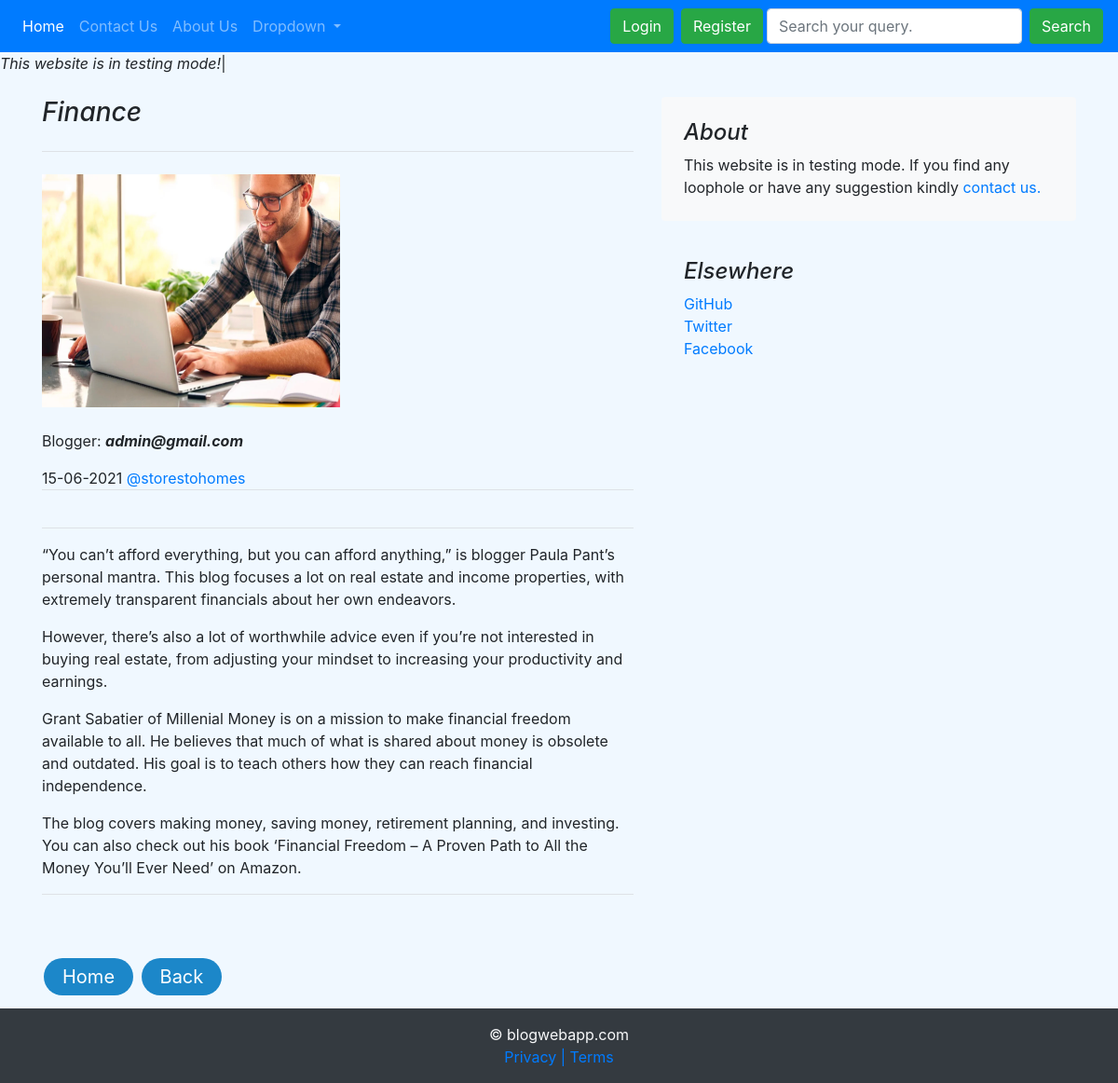
The app's page /blog/blogpost/4 with its own data.
### blog/models.py (models this page shows, shortened)
class Post(models.Model):
    post_id = models.AutoField(primary_key=True)
    title = models.CharField(max_length=50)
    category = models.ForeignKey(Category, on_delete=models.DO_NOTHING)
    author = models.ForeignKey(User, on_delete=models.CASCADE)
    sub_title = models.CharField(max_length=50)
    body = RichTextField(blank=True, null=True)
    pub_date = models.DateField(default=now())
    likes = models.ManyToManyField(User, related_name='blogpost')
    header_image = models.ImageField(blank = True, upload_to = "blog/images", default = "https://www.google.com/url?sa=i&url=https%3A%2F%2Fwww.youtube.com%2Fwatch%3Fv%3DXDKlzbgFcG8&psig=AOvVaw3YCne2m5xc2ipBxTzQSlSn&ust=1604999979875000&source=images&cd=vfe&ved=0CAIQjRxqFwoTCJC-_oCR9ewCFQAAAAAdAAAAABAD")
    def total_likes(self):
        return self.likes.count()
    class Meta:
        verbose_name_plural = "Posts"

class User(AbstractUser):
    is_staff = models.BooleanField(default=False)
    is_superuser = models.BooleanField(default=False)
    is_active = models.BooleanField(default=True)
    first_name = models.CharField(max_length=100)
    last_name = models.CharField(max_length=100)
    email = models.EmailField(_('email address'), unique=True)
    username = models.CharField(error_messages={'unique': 'A user with that username already exists.'}, verbose_name='username', max_length=15, unique=True, null=True, blank=True)
    USERNAME_FIELD = 'email'
    REQUIRED_FIELDS = ['username']
    objects = CustomUserManager()

### blog/views.py (the view)
# urls.py: path("blogpost/<int:pk>", BlogDetailView.as_view(), name="blogPost"),
class BlogDetailView(DetailView):
    model = Post
    template_name = 'blog/blogpost.html'
    def get_context_data(self, *args, **kwargs):
        context = super(BlogDetailView, self).get_context_data(*args, **kwargs)
        stuff = get_object_or_404(Post, post_id=self.kwargs['pk'])
        total_likes = stuff.total_likes()
        liked = False
        if stuff.likes.filter(id=self.request.user.id).exists():
            liked = True
        context["total_likes"] = total_likes
        context["liked"] = liked
        return context

### blog/templates/blog/blogpost.html (shortened to what this page needs)
{% extends 'blog/basic.html' %}
{% block body %}
<div class="container">
    <div class="row mt-4">
        <div class="col-md-7 blog-main">
            <h3 class="pb-4 mb-4 font-italic border-bottom">
                {{post.title}}
            </h3>
            <div class="row imgsrc">
                <img class='images' src="/media/{{post.header_image}}" alt="missing" width="320px" height="250px">
            </div>
            <br>
                <p>Blogger: <b><em>{{post.author}}</em></b></p>
                <p class="blog-post-meta border-bottom">{{post.pub_date}} <a href="/">@storestohomes</a></p>
            <br>
            <div class="blog-post">
                <div class='blog-body border-bottom'>
                    <p class="border-bottom">{{post.body|safe}} </p>
                </div>
                <br>
                <br>
                {% if user.is_authenticated %}
                    <div class="btn-group">
                        <a class="button" style="text-decoration:none" href="{% url 'blogHome' %}" >Home</a>
                        <a class="button" onclick="goBack()" style="text-decoration:none">Back</a>
                        {% if user.id == post.author.id %}
                            <a class="button mx-1" style="text-decoration:none" href="{% url 'editPost' post.pk %}" >Edit</a><br>
                            <a class="button" style="text-decoration:none" href="{% url 'deletePost' post.pk %}" >Delete</a><br>
                        {% endif %}
                    </div>
                {% else %}
                    <a class="button" style="text-decoration:none" href="{% url 'blogHome' %}" >Home</a>
                    <a class="button" onclick="goBack()" style="text-decoration:none">Back</a>
                {% endif %}
            </div>
        </div>
        <aside class="col-md-5 blog-sidebar">
            <div class="p-4 mb-3 bg-light rounded">
                <h4 class="font-italic">About</h4>
                <p class="mb-0">This website is in testing mode. If you find any loophole or have any suggestion kindly <a style="text-decoration:none" href="/blog/contact">contact us.</a></p>
            </div>
            <div class="p-4">
                <h4 class="font-italic">Elsewhere</h4>
                <ol class="list-unstyled">
                    <li><a style="text-decoration:none" href="#">GitHub</a></li>
                    <li><a style="text-decoration:none" href="#">Twitter</a></li>
                    <li><a style="text-decoration:none" href="#">Facebook</a></li>
                </ol>
            </div>
        </aside>
</div>
</div>
{% endblock %}

### records on screen
Post: title "Finance", header_image (picture), author "admin@gmail.com", pub_date "15-06-2021", body "“You can’t afford everything, but you can afford anything,” is blogger Paula Pant’s personal mantra. This blog focuses a lot on real estate and income properties, with extremely transparent financials about her own endeavors. However, there’s also a lot of worthwhile advice even if you’re not interested in buying real estate, from adjusting your mindset to increasing your productivity and earnings. Grant Sabatier of Millenial Money is on a mission to make financial freedom available to all. He believes that much of what is shared about money is obsolete and outdated. His goal is to teach others how they can reach financial independence. The blog covers making money, saving money, retirement…"
